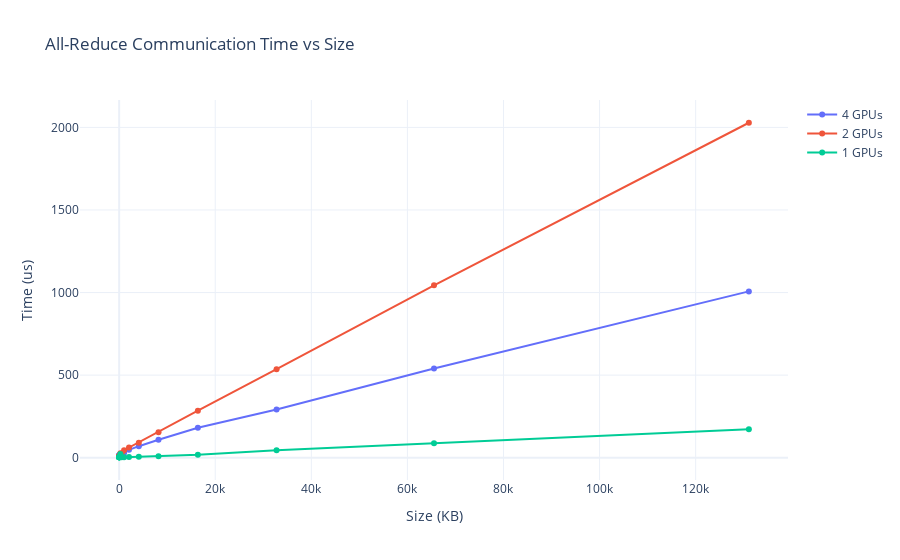

Notebook cell for this chart:
### Code cell
filename = "all_reduce.csv"
data = pd.read_csv(filename)
data.head()

import matplotlib.pyplot as plt

# Create figure and axis
plt.figure(figsize=(10, 6))

# Plot one line per num_gpus_per_node value
for n_gpus in data['num_gpus_per_node'].unique():
    subset = data[data['num_gpus_per_node'] == n_gpus]
    plt.plot(subset['size(kb)'], subset['time(us)'], 
             marker='o', label=f'{n_gpus} GPUs')

# Customize the plot
plt.title('All-Reduce Communication Time vs Size')
plt.xlabel('Size (KB)')
plt.ylabel('Time (us)')
plt.legend()
plt.grid(True)

# Display the plot
plt.savefig("all_reduce.png")

import plotly.express as px
import plotly.graph_objects as go

# Create plotly figure
fig = go.Figure()

# Add traces for each number of GPUs
for n_gpus in data['num_gpus_per_node'].unique():
    subset = data[data['num_gpus_per_node'] == n_gpus]
    fig.add_trace(
        go.Scatter(
            x=subset['size(kb)'],
            y=subset['time(us)'],
            mode='lines+markers',
            name=f'{n_gpus} GPUs'
        )
    )

# Update layout
fig.update_layout(
    title='All-Reduce Communication Time vs Size',
    xaxis_title='Size (KB)',
    yaxis_title='Time (us)',
    showlegend=True,
    template='plotly_white'
)

# Show the plot
fig.show()

### Figure 1 — Plotly figure (JSON) as saved in the notebook; plotly's stock layout.template omitted (floating-point values rounded to 4 significant figures)
{"data": [{"mode": "lines+markers", "name": "4 GPUs", "type": "scatter", "x": [0, 1, 2, 4, 8, 16, 32, 64, 128, 256, 512, 1024, 2048, 4096, 8192, 16384, 32768, 65536, 131072], "y": [12, 12, 11, 12, 12, 15, 15, 16, 16, 16, 21, 28, 48, 70, 109, 182, 292, 540, 1007]}, {"mode": "lines+markers", "name": "2 GPUs", "type": "scatter", "x": [0, 1, 2, 4, 8, 16, 32, 64, 128, 256, 512, 1024, 2048, 4096, 8192, 16384, 32768, 65536, 131072], "y": [8, 8, 8, 9, 9, 10, 10, 11, 13, 27, 25, 46, 62, 91, 154, 285, 536, 1044, 2028]}, {"mode": "lines+markers", "name": "1 GPUs", "type": "scatter", "x": [0, 1, 2, 4, 8, 16, 32, 64, 128, 256, 512, 1024, 2048, 4096, 8192, 16384, 32768, 65536, 131072], "y": [3, 3, 3, 3, 3, 3, 3, 3, 3, 23, 3, 3, 4, 6, 9, 18, 45, 87, 172]}], "layout": {"showlegend": true, "title": {"text": "All-Reduce Communication Time vs Size"}, "xaxis": {"title": {"text": "Size (KB)"}}, "yaxis": {"title": {"text": "Time (us)"}}}}
